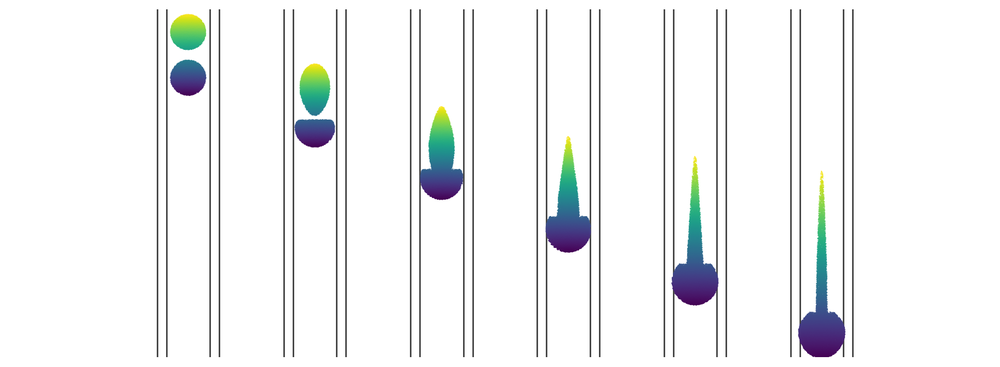
#> input picture figures/img_drop_1m_4060_fp64.png, 1000 x 367 px, shrunk from 1825 x 669 before the run, found by its file name; the run also reads 1 picture not shown here
$ python compare_panels.py figures/img_drop_1m_4060_fp64.png figures/img_drop_1m_4060.png
#> lines starting #> are read from the running program, lines starting #| are printed output that depends on the picture
"""Pixel diff of two rendered Figure-13 panels (figures/drop_1m.py output).

    python benchmarks/compare_panels.py figures/img_drop_1m_4060_fp64.png figures/img_drop_1m_4060.png

Reports the fraction of bit-identical pixels and the max per-channel delta -- the
comparison artifacts/fig13_mac_report.md sec 4 made (99.86 % identical, max 3/255).
"""
import sys
import numpy as np
from PIL import Image

a = np.asarray(Image.open(sys.argv[1]).convert("RGB")).astype(np.int16)
b = np.asarray(Image.open(sys.argv[2]).convert("RGB")).astype(np.int16)
assert a.shape == b.shape, (a.shape, b.shape)
d = np.abs(a - b)
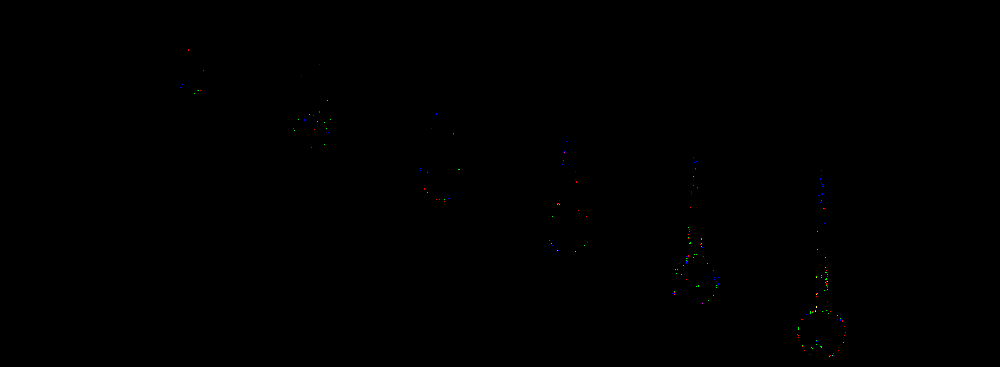
#> d: shape (367, 1000, 3) int16; mean R, G, B 0.000223, 0.00027, 0.000229; drawn with 1 as white
same = float((d.max(axis=2) == 0).mean())
#> same = 0.999
print(f"shape {a.shape[:2]}  identical pixels {100*same:.3f}%  "
      f"max channel delta {int(d.max())}/255  pixels >4/255: {int((d.max(axis=2) > 4).sum())}")
#| shape (367, 1000)  identical pixels 99.931%  max channel delta 1/255  pixels >4/255: 0
